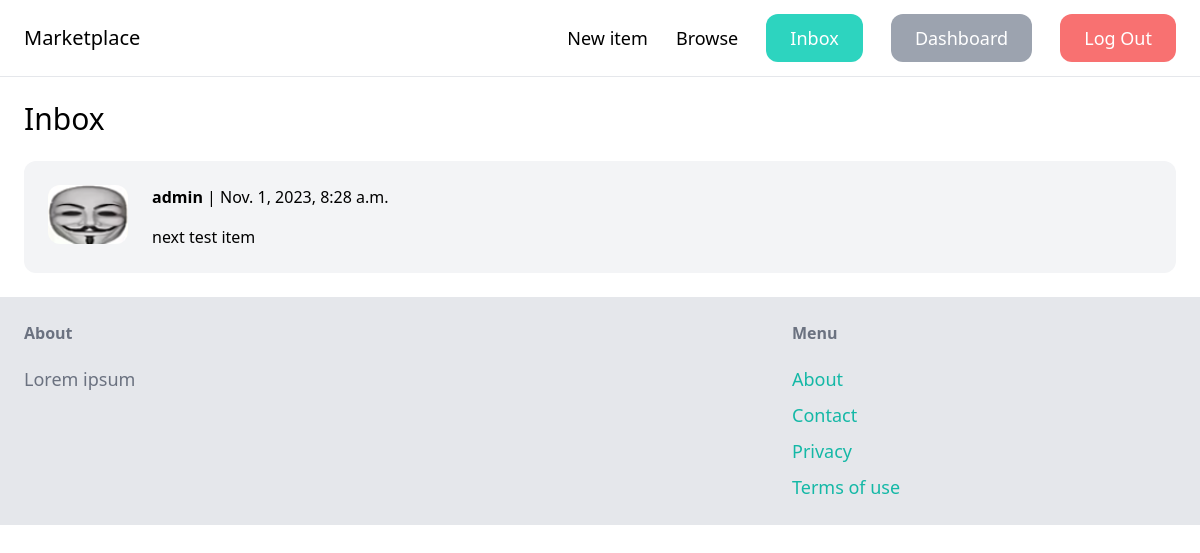
Before: /inbox/ (signed in) with the older database file.
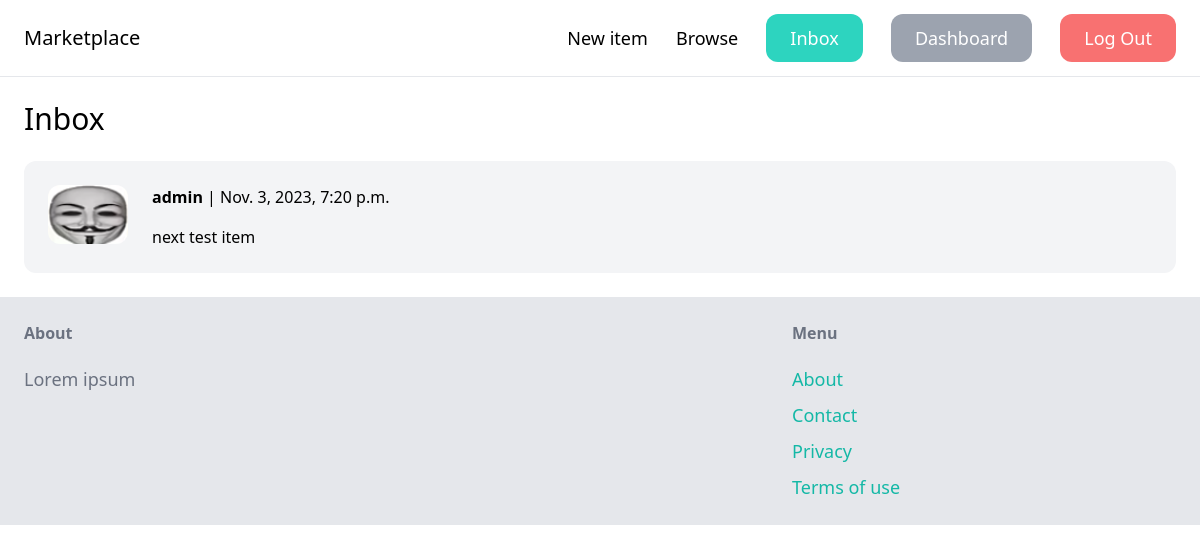
After: the same page with the newer database file.
### conversation/models.py (models this page shows)
class Conversation(models.Model):
    item = models.ForeignKey(Item, related_name='conversations', on_delete=models.CASCADE)
    members = models.ManyToManyField(User, related_name='conversations')
    created_at = models.DateTimeField(auto_now_add=True)
    modified_at = models.DateTimeField(auto_now=True)
    class Meta:
        ordering = ('-modified_at',)

### item/models.py (models this page shows, shortened)
class Item(models.Model):
    name = models.CharField(max_length=256)
    category = models.ForeignKey(Category, related_name='items', on_delete=models.CASCADE)
    description = models.TextField(blank=True, null=True)
    price = models.FloatField()
    image = models.ImageField(upload_to='item_images', blank=True, null=True)
    is_sold = models.BooleanField(default=False)
    created_at = models.DateField(auto_now_add=True)
    created_by = models.ForeignKey(User, related_name='items', on_delete=models.CASCADE)

### conversation/views.py (the view)
# urls.py: path('', inbox, name='inbox'),
@login_required()
def inbox(request):
    conversations = Conversation.objects.filter(members__in=[request.user.id])
    return render(request, 'inbox.html', context={
        'conversations': conversations
    })

### conversation/templates/inbox.html (shortened to what this page needs)
{% extends 'base.html' %}
{% block content %}
    <h1 class="mb-6 text-3xl">Inbox</h1>
    <div class="space-y-6">
    {% for conversation in conversations %}
        <a href="{% url 'conversation:detail' conversation.id %}">
            <div class="p-6 flex bg-gray-100 rounded-xl">
                <div class="pr-6">
                    <img src="{{ conversation.item.image.url }}" class="w-20 rounded-xl">
                </div>
                <div>
                    {% for member in conversation.members.all %}
                        {% if member != request.user %}
                            <p class="mb-4"><strong>{{ member.username }}</strong> | {{ conversation.modified_at }}</p>
                            <p>{{ conversation.item.name }}</p>
                        {% endif %}
                    {% endfor %}
                </div>
            </div>
        </a>
    {% endfor %}
    </div>
{% endblock %}

Changed rows visible on the page:
changed Conversation "next test item": modified_at "Nov. 1, 2023, 8:28 a.m." → "Nov. 3, 2023, 7:20 p.m."
